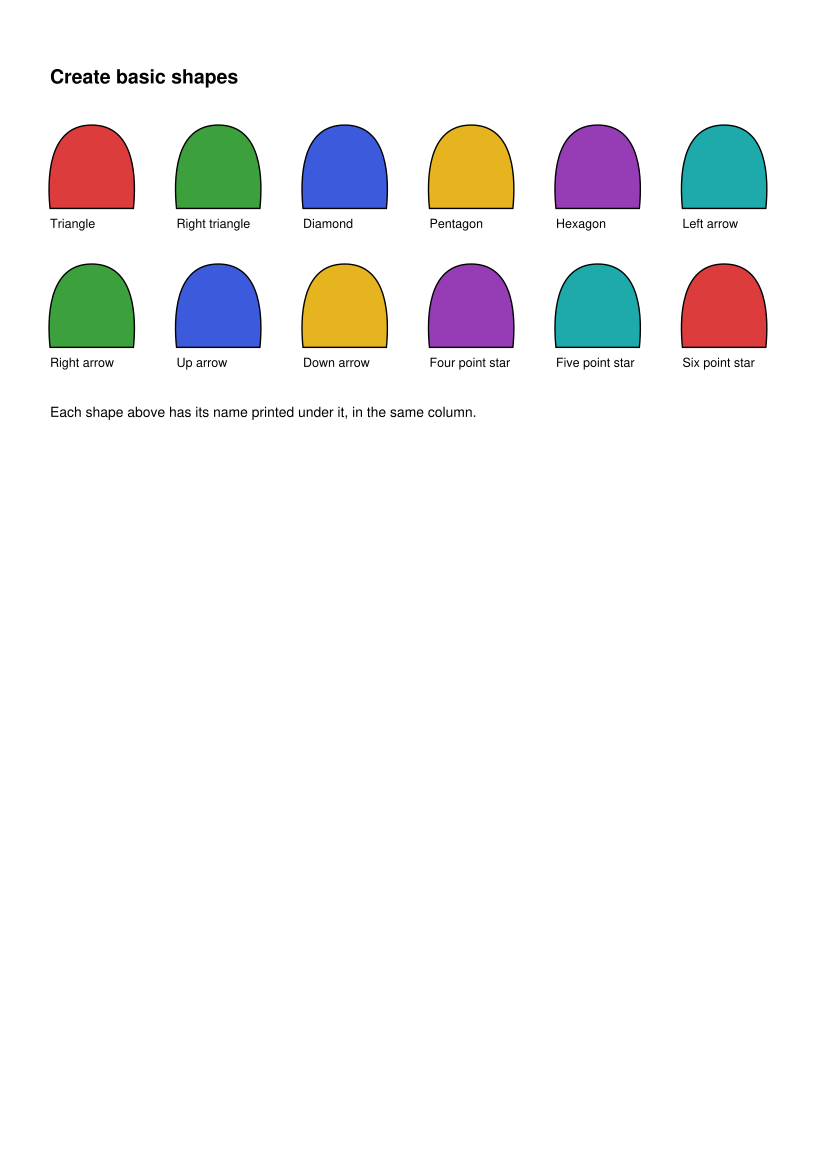

Write Python code to recreate this figure.
"""生成测试夹具 image-rows.pdf：两排矢量图形（每排六个，从版心左边开始，各自渲染成一张图），每个图形下面一行图名。
以前一排图写成一段、每张图前一个制表符，第一个制表位正好在 0 处：Word、LibreOffice 都跳过当前位置上的制表位，
整排图依次错后一个位置，最后一张折到下一行，下面的图名跟着下移。"""
import sys
from reportlab.pdfgen import canvas

out = sys.argv[1] if len(sys.argv) > 1 else "image-rows.pdf"
W, H = 595, 842
c = canvas.Canvas(out, pagesize=(W, H))


def y(v):
    return H - v


colors = [(220, 60, 60), (60, 160, 60), (60, 90, 220), (230, 180, 30), (150, 60, 180), (30, 170, 170)]
c.setFont("Helvetica-Bold", 14)
c.drawString(36, y(60), "Create basic shapes")
names = [["Triangle", "Right triangle", "Diamond", "Pentagon", "Hexagon", "Left arrow"],
         ["Right arrow", "Up arrow", "Down arrow", "Four point star", "Five point star", "Six point star"]]
for row, top in enumerate([90, 190]):
    for k in range(6):
        x = 36 + 91 * k
        r, g, b = colors[(k + row) % 6]
        c.setFillColorRGB(r / 255, g / 255, b / 255)
        c.setStrokeColorRGB(0, 0, 0)
        path = c.beginPath()
        # 每个图形是一条带曲线的封闭路径（不是方框，不会被当成表格或色块）
        path.moveTo(x + 30, y(top))
        path.curveTo(x + 62, y(top), x + 62, y(top + 40), x + 60, y(top + 60))
        path.lineTo(x, y(top + 60))
        path.curveTo(x - 2, y(top + 40), x - 2, y(top), x + 30, y(top))
        path.close()
        c.drawPath(path, stroke=1, fill=1)
        c.setFillColorRGB(0, 0, 0)
        c.setFont("Helvetica", 9)
        c.drawString(x, y(top + 74), names[row][k])
c.setFont("Helvetica", 10)
c.drawString(36, y(300), "Each shape above has its name printed under it, in the same column.")
c.showPage()
c.save()
